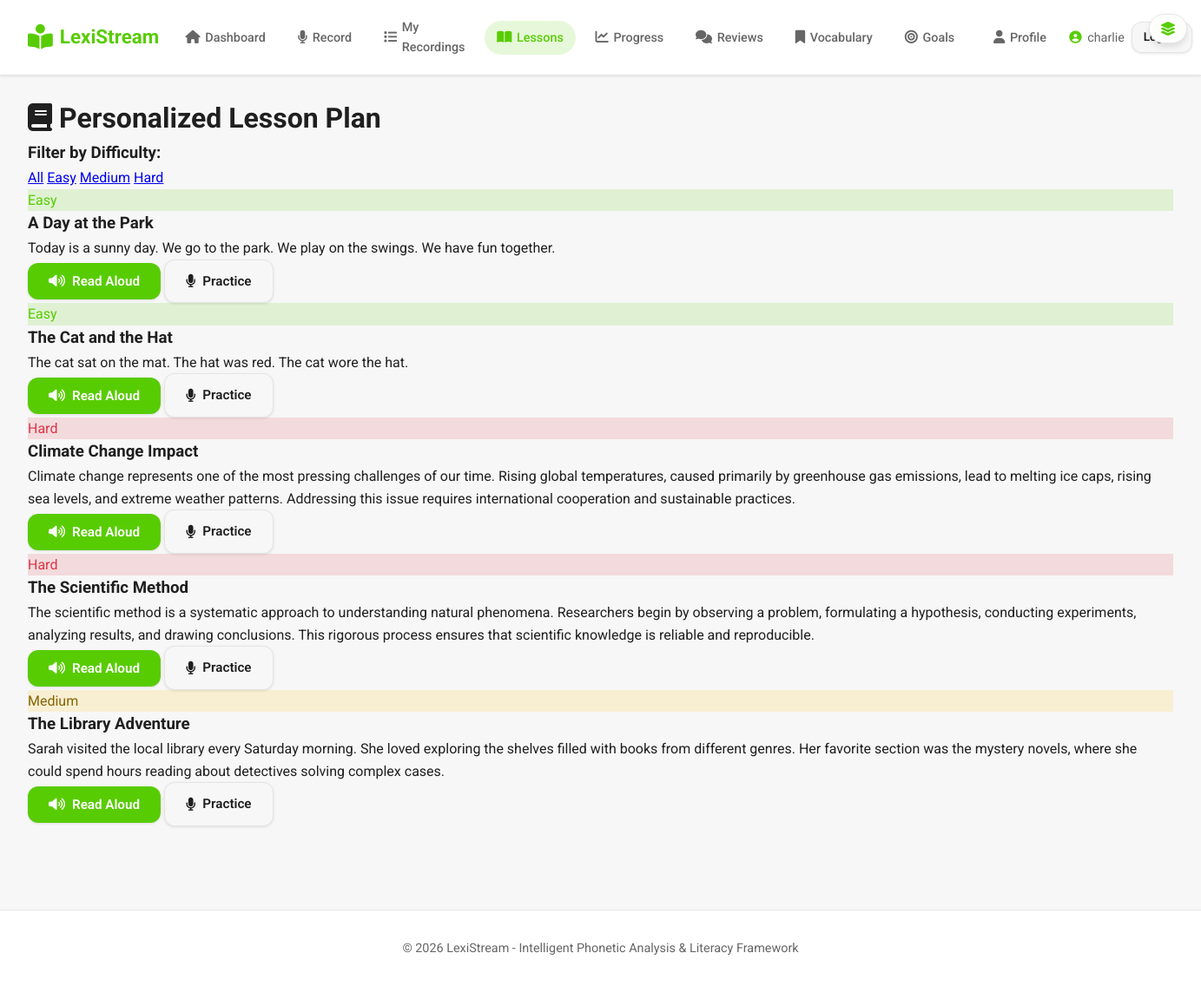
The page /lessons (signed in) on the database its author committed.
### app.py (models this page shows)
class User(UserMixin, db.Model):
    id = db.Column(db.Integer, primary_key=True)
    username = db.Column(db.String(80), unique=True, nullable=False)
    email = db.Column(db.String(120), unique=True, nullable=False)
    password_hash = db.Column(db.String(255), nullable=False)
    is_admin = db.Column(db.Boolean, default=False, nullable=False)
    display_name = db.Column(db.String(120))
    bio = db.Column(db.Text)
    location = db.Column(db.String(120))
    website = db.Column(db.String(255))
    avatar_url = db.Column(db.String(255))
    role = db.Column(db.String(20), default="user", nullable=False)  # user, teacher, admin
    created_at = db.Column(db.DateTime, default=datetime.utcnow)

class Lesson(db.Model):
    id = db.Column(db.Integer, primary_key=True)
    title = db.Column(db.String(200), nullable=False)
    content = db.Column(db.Text, nullable=False)
    difficulty = db.Column(db.String(20), nullable=False)  # Easy, Medium, Hard
    created_at = db.Column(db.DateTime, default=datetime.utcnow)

### app.py (the view)
@app.route('/lessons')
@login_required
def lessons():
    difficulty = request.args.get('difficulty', 'all')
    query = Lesson.query
    if difficulty != 'all':
        query = query.filter_by(difficulty=difficulty)
    lessons_list = query.order_by(Lesson.difficulty, Lesson.title).all()
    return render_template('lessons.html', lessons=lessons_list, current_difficulty=difficulty)

### app.py (called while the page is built)
@login_manager.user_loader
def load_user(user_id):
    return User.query.get(int(user_id))

### templates/lessons.html (shortened to what this page needs)
{% extends "base.html" %}
{% block content %}
<div class="lessons-container">
    <h1 class="page-title"><i class="fas fa-book"></i> Personalized Lesson Plan</h1>
    <div class="filter-section">
        <h3>Filter by Difficulty:</h3>
        <div class="filter-buttons">
            <a href="{{ url_for('lessons', difficulty='all') }}"
               class="filter-btn {% if current_difficulty == 'all' %}active{% endif %}">All</a>
            <a href="{{ url_for('lessons', difficulty='Easy') }}"
               class="filter-btn {% if current_difficulty == 'Easy' %}active{% endif %}">Easy</a>
            <a href="{{ url_for('lessons', difficulty='Medium') }}"
               class="filter-btn {% if current_difficulty == 'Medium' %}active{% endif %}">Medium</a>
            <a href="{{ url_for('lessons', difficulty='Hard') }}"
               class="filter-btn {% if current_difficulty == 'Hard' %}active{% endif %}">Hard</a>
        </div>
    </div>
    {% if lessons %}
    <div class="lessons-grid">
        {% for lesson in lessons %}
        <div class="lesson-card">
            <div class="lesson-difficulty difficulty-{{ lesson.difficulty.lower() }}">
                {{ lesson.difficulty }}
            </div>
            <h3>{{ lesson.title }}</h3>
            <div class="lesson-content">
                <p>{{ lesson.content }}</p>
            </div>
            <div class="lesson-actions">
                <button class="btn btn-primary" onclick="readAloud('{{ lesson.content|replace("'", "\\'") }}')">
                    <i class="fas fa-volume-up"></i> Read Aloud
                </button>
                <a href="{{ url_for('record') }}" class="btn btn-secondary">
                    <i class="fas fa-microphone"></i> Practice
                </a>
            </div>
        </div>
        {% endfor %}
    </div>
    {% else %}
    <div class="empty-state">
        <i class="fas fa-book-open"></i>
        <h3>No lessons found</h3>
        <p>Lessons will appear here based on your selected difficulty level.</p>
    </div>
    {% endif %}
</div>
{% endblock %}

### templates/base.html (shortened to what this page needs)
<!DOCTYPE html>
<html lang="en">
<head>
    <link rel="stylesheet" href="{{ url_for('static', filename='css/style.css') }}">
    <link rel="stylesheet" href="https://cdnjs.cloudflare.com/ajax/libs/font-awesome/6.4.0/css/all.min.css">
</head>
<body>
    <header class="navbar">
        <div class="nav-container">
            <div class="nav-left">
                <a href="{% if current_user.is_authenticated %}{% if current_user.is_admin %}{{ url_for('admin_dashboard') }}{% else %}{{ url_for('dashboard') }}{% endif %}{% else %}{{ url_for('index') }}{% endif %}" class="nav-logo">
                    <i class="fas fa-book-reader"></i>
                    <span>LexiStream</span>
                </a>
            </div>
            <div class="nav-center">
                {% if current_user.is_authenticated %}
                <ul class="nav-menu">
                    {% if current_user.is_admin or current_user.role == 'admin' %}
                    <li>
                        <a href="{{ url_for('admin_dashboard') }}" class="nav-link {% if request.endpoint == 'admin_dashboard' %}active{% endif %}">
                            <i class="fas fa-shield-alt"></i><span>Admin</span>
                        </a>
                    </li>
                    {% elif current_user.role == 'teacher' %}
                    <li>
                        <a href="{{ url_for('teacher_dashboard') }}" class="nav-link {% if request.endpoint == 'teacher_dashboard' %}active{% endif %}">
                            <i class="fas fa-chalkboard-teacher"></i><span>Teacher</span>
                        </a>
                    </li>
                    {% else %}
                    <li>
                        <a href="{{ url_for('dashboard') }}" class="nav-link {% if request.endpoint == 'dashboard' %}active{% endif %}">
                            <i class="fas fa-home"></i><span>Dashboard</span>
                        </a>
                    </li>
                    {% endif %}
                    <li>
                        <a href="{{ url_for('record') }}" class="nav-link {% if request.endpoint == 'record' %}active{% endif %}">
                            <i class="fas fa-microphone"></i><span>Record</span>
                        </a>
                    </li>
                    <li>
                        <a href="{{ url_for('recordings') }}" class="nav-link {% if request.endpoint == 'recordings' %}active{% endif %}">
                            <i class="fas fa-list"></i><span>My Recordings</span>
                        </a>
                    </li>
                    <li>
                        <a href="{{ url_for('lessons') }}" class="nav-link {% if request.endpoint == 'lessons' %}active{% endif %}">
                            <i class="fas fa-book-open"></i><span>Lessons</span>
                        </a>
                    </li>
                    <li>
                        <a href="{{ url_for('progress') }}" class="nav-link {% if request.endpoint == 'progress' %}active{% endif %}">
                            <i class="fas fa-chart-line"></i><span>Progress</span>
                        </a>
                    </li>
                    <li>
                        <a href="{{ url_for('reviews') }}" class="nav-link {% if 'review' in request.endpoint %}active{% endif %}">
                            <i class="fas fa-comments"></i><span>Reviews</span>
                        </a>
                    </li>
                    <li>
                        <a href="{{ url_for('vocabulary') }}" class="nav-link {% if request.endpoint == 'vocabulary' %}active{% endif %}">
                            <i class="fas fa-bookmark"></i><span>Vocabulary</span>
                        </a>
                    </li>
                    <li>
                        <a href="{{ url_for('goals') }}" class="nav-link {% if request.endpoint == 'goals' %}active{% endif %}">
                            <i class="fas fa-bullseye"></i><span>Goals</span>
                        </a>
                    </li>
                </ul>
                {% endif %}
            </div>
            <div class="nav-right">
                {% if current_user.is_authenticated %}
                <a href="{{ url_for('profile') }}" class="nav-link" style="margin-right: 0.25rem;">
                    <i class="fas fa-user"></i><span>Profile</span>
                </a>
                <span class="nav-user">
                    <i class="fas fa-user-circle"></i>
                    {{ current_user.username }}{% if current_user.is_admin %} (Admin){% endif %}
                </span>
                <a href="{{ url_for('logout') }}" class="btn btn-secondary btn-sm">Logout</a>
                {% else %}
                <a href="{{ url_for('login') }}" class="btn btn-secondary btn-sm">Login</a>
                <a href="{{ url_for('register') }}" class="btn btn-primary btn-sm">Register</a>
                {% endif %}
            </div>
        </div>
    </header>
    {% if current_user.is_authenticated %}
    <button type="button" id="toggleCanvasBtn" class="canvas-toggle" title="Toggle dashboard">
        <i class="fas fa-layer-group"></i>
    </button>
    {% endif %}
    <main class="main-content">
        {% block content %}{% endblock %}
    </main>
    <footer class="footer">
        <p>&copy; 2026 LexiStream - Intelligent Phonetic Analysis & Literacy Framework</p>
    </footer>
</body>
</html>

### static/css/style.css (style rules this page uses)
* { margin: 0; padding: 0; box-sizing: border-box; }
:root { --matcha-dark: #58cc02; --matcha-light: #89e219; --matcha-hover: #4fb800; --cream-bg: #f7f7f7; --cream-light: #ffffff; --cream-border: #e5e5e5; --text-primary: #1f1f1f; --text-secondary: #666666; --text-light: #999999; --danger: #dc3545; --warning: #ffc107; --shadow-sm: 0 1px 3px rgba(0, 0, 0, 0.1); --shadow-md: 0 4px 6px rgba(0, 0, 0, 0.1); --shadow-lg: 0 10px 20px rgba(0, 0, 0, 0.1); }
body { font-family: 'Roboto', -apple-system, BlinkMacSystemFont, 'Segoe UI', sans-serif; background: var(--cream-bg); color: var(--text-primary); line-height: 1.6; min-height: 100vh; }
.navbar { background: var(--cream-light); border-bottom: 1px solid var(--cream-border); position: sticky; top: 0; z-index: 1000; box-shadow: var(--shadow-sm); transition: transform 0.3s ease; }
.nav-container { max-width: 1400px; margin: 0 auto; padding: 0.75rem 2rem; display: flex; align-items: center; justify-content: space-between; gap: 1rem; }
.nav-left, .nav-center, .nav-right { display: flex; align-items: center; gap: 1rem; }
.nav-logo { display: inline-flex; align-items: center; gap: 0.5rem; font-size: 1.4rem; font-weight: 700; color: var(--matcha-dark); text-decoration: none; }
.nav-logo i { font-size: 1.8rem; }
.nav-menu { list-style: none; display: flex; align-items: center; gap: 0.5rem; }
.nav-link { display: inline-flex; align-items: center; gap: 0.35rem; padding: 0.5rem 0.9rem; border-radius: 999px; text-decoration: none; color: var(--text-secondary); font-size: 0.9rem; font-weight: 500; transition: background 0.2s ease, color 0.2s ease; }
.nav-link i { font-size: 0.95rem; }
.nav-link.active { background: rgba(88, 204, 2, 0.15); color: var(--matcha-dark); }
.nav-user { display: inline-flex; align-items: center; gap: 0.4rem; font-size: 0.9rem; color: var(--text-secondary); }
.nav-user i { color: var(--matcha-dark); }
.nav-right .btn-sm { padding: 0.4rem 0.8rem; }
.nav-right { gap: 0.5rem; }
.canvas-toggle { position: fixed; top: 1rem; right: 1rem; z-index: 1100; background: var(--cream-light); border: 1px solid var(--cream-border); border-radius: 999px; padding: 0.5rem 0.75rem; box-shadow: var(--shadow-md); display: flex; align-items: center; justify-content: center; cursor: pointer; }
.canvas-toggle i { font-size: 1rem; color: var(--matcha-dark); }
.main-content { max-width: 1400px; margin: 0 auto; padding: 1.5rem 2rem 2rem; }
.btn { display: inline-flex; align-items: center; gap: 0.5rem; padding: 0.75rem 1.5rem; border: none; border-radius: 12px; font-weight: 600; font-size: 0.95rem; cursor: pointer; transition: all 0.2s ease; text-decoration: none; font-family: 'Roboto', sans-serif; box-shadow: var(--shadow-sm); }
.btn-primary { background: var(--matcha-dark); color: white; }
.btn-secondary { background: var(--cream-light); color: var(--text-primary); border: 2px solid var(--cream-border); }
.btn-sm { padding: 0.5rem 1rem; font-size: 0.85rem; }
.difficulty-easy { background: rgba(88, 204, 2, 0.15); color: var(--matcha-dark); }
.difficulty-medium { background: rgba(255, 193, 7, 0.15); color: #856404; }
.difficulty-hard { background: rgba(220, 53, 69, 0.15); color: var(--danger); }
.footer { background: var(--cream-light); border-top: 1px solid var(--cream-border); text-align: center; padding: 2rem; margin-top: 4rem; color: var(--text-secondary); font-size: 0.9rem; }
.btn-secondary { background: var(--cream-bg); color: var(--text-primary); border: 1px solid var(--cream-border); }

### rows shown on the page
User: username "charlie"
Lesson: difficulty "Easy", title "A Day at the Park", content "Today is a sunny day. We go to the park. We play on the swings. We have fun together."
Lesson: difficulty "Easy", title "The Cat and the Hat", content "The cat sat on the mat. The hat was red. The cat wore the hat."
Lesson: difficulty "Hard", title "Climate Change Impact", content "Climate change represents one of the most pressing challenges of our time. Rising global temperatures, caused primarily by greenhouse gas emissions, lead to melting ice caps, rising sea levels, and extreme weather patterns. Addressing this issue requires international cooperation and sustainable practices."
Lesson: difficulty "Hard", title "The Scientific Method", content "The scientific method is a systematic approach to understanding natural phenomena. Researchers begin by observing a problem, formulating a hypothesis, conducting experiments, analyzing results, and drawing conclusions. This rigorous process ensures that scientific knowledge is reliable and reproducible."
Lesson: difficulty "Medium", title "The Library Adventure", content "Sarah visited the local library every Saturday morning. She loved exploring the shelves filled with books from different genres. Her favorite section was the mystery novels, where she could spend hours reading about detectives solving complex cases."
